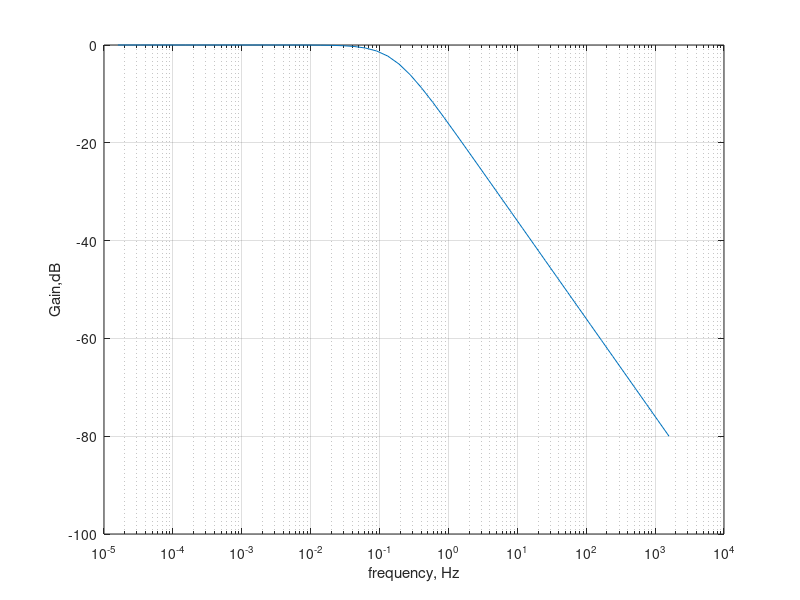

Write MATLAB code to recreate this figure.
clc;
clear all;
title('RC Low pass');
num = [0 0 1];
den = [0 1 1];
w = logspace(-4, 4);
h = freqs(num,den,w);
f = w/(2*pi);
mag = 20*log10(abs(h));
semilogx(f,mag);
grid on;
xlabel('frequency, Hz');
ylabel('Gain,dB')
